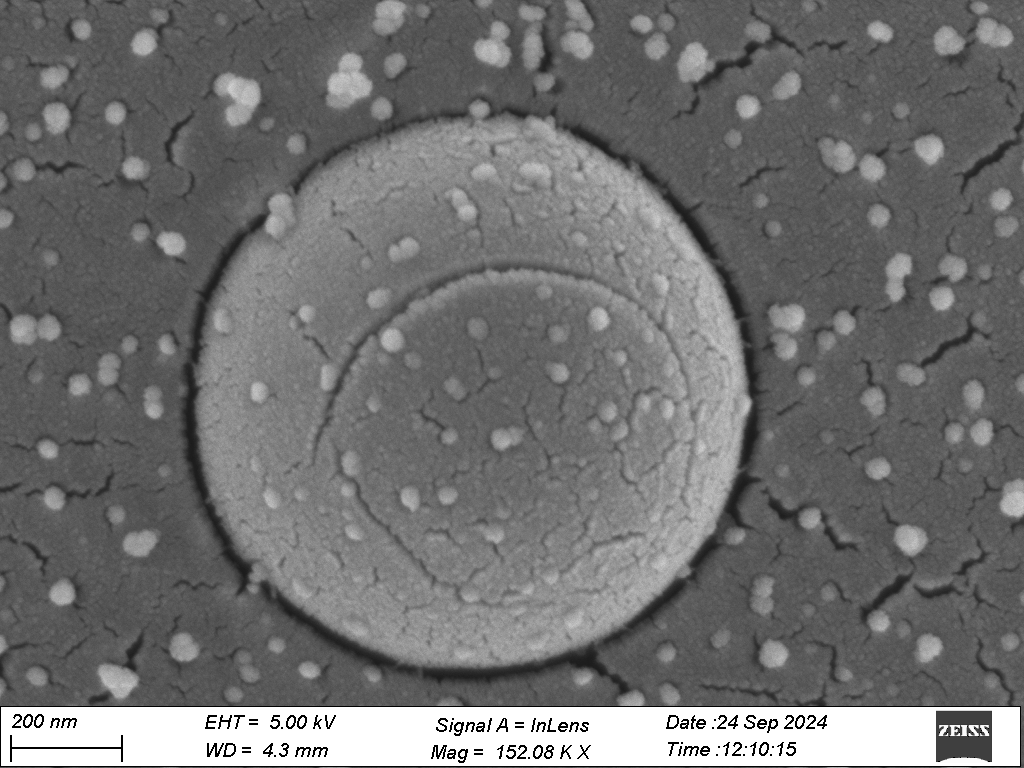
#> input picture cryoFESEM image analysis/sample_fig.tif, 1024 x 768 px
$ jupyter execute Cryo_code.ipynb   (shell and % lines are left out)
#> lines starting #> are read from the running program, lines starting #| are printed output that depends on the picture; after the words box and inside, x2 and y2 are one past the last pixel; in counts of white or black regions, pixels touching at a corner belong together; long printed decimals are rounded
[cell 1]
import cv2
import math
import numpy as np
import matplotlib.pyplot as plt

[cell 2]
# resd the image
img = cv2.imread('sample_fig.tif')
#> img is the input picture: shape (768, 1024, 3); min 0, max 255, mean 112.9
plt.imshow(img)

[cell 3]
#---creating blank image of same size---#
blank=np.zeros(img.shape[:2],dtype='uint8')
#plt.imshow(blank)

[cell 4]
#---creating a white spot on the blank image---#
circle=cv2.circle(blank,(467,400),280,255,-1)  #---((cx,cy),radius,gray_val, thickness)
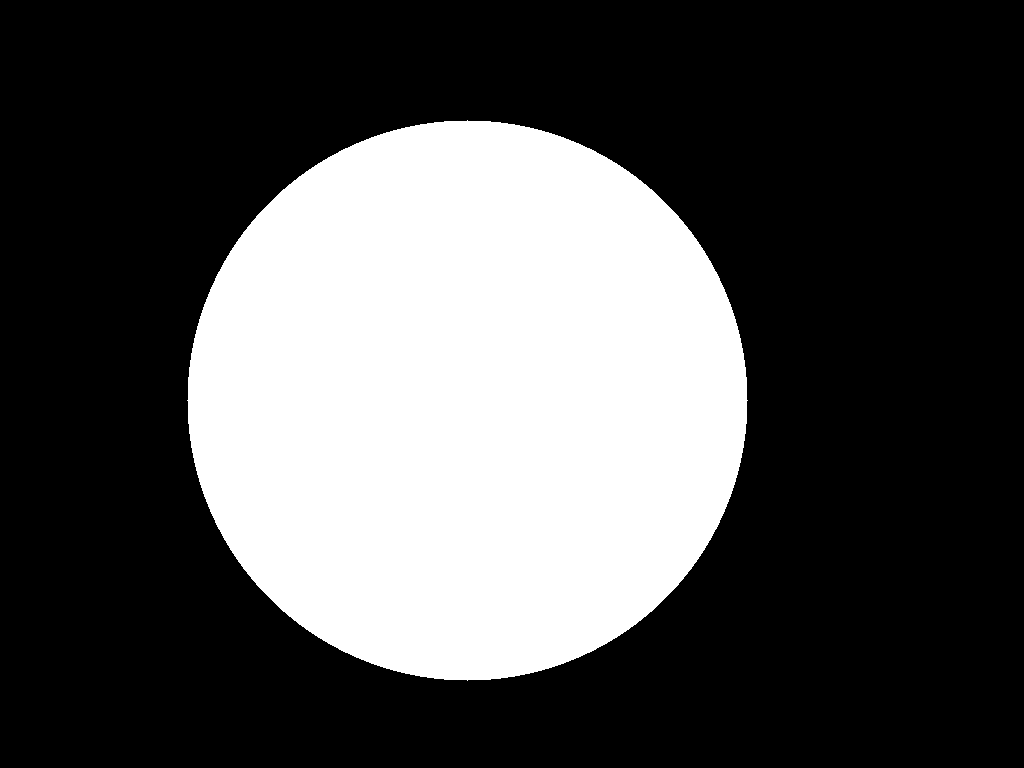
#> blank: shape (768, 1024); 31.3% white; 1 white region, box (x1, y1, x2, y2) and area: (187, 120, 748, 681) 246253
#plt.imshow(circle)

[cell 5]
#---masking the created spot on the main image---#
masked=cv2.bitwise_and(img,img,mask=circle)
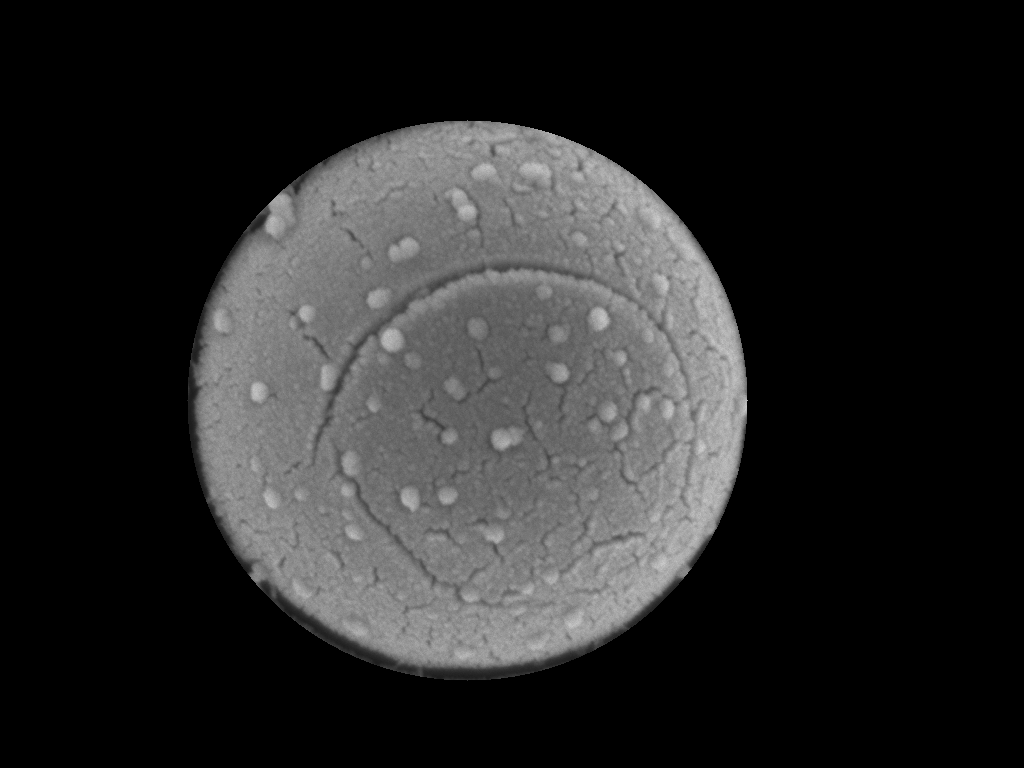
#> masked: shape (768, 1024, 3); min 0, max 210, mean 39.4
plt.imshow(masked)

[cell 6]
# Use the cvtColor() function to grayscale the image
gray_image = cv2.cvtColor(masked, cv2.COLOR_BGR2GRAY)
plt.imshow(gray_image)

[cell 7]
C=[]
for i in range (0,len(gray_image),1):
   for j in range (0,len(gray_image[0]),1):
     if(gray_image[i][j]!=0):
         C.append(gray_image[i][j])
#> after the loop, C = 246253 items

[cell 8]
c=np.array(C)
print(c)
#> (printed output is left out)
print("mean of intensity: ", np.mean(c))
#| mean of intensity:  125.937
print("std of arr: ", np.std(c))
#| std of arr:  26.102
